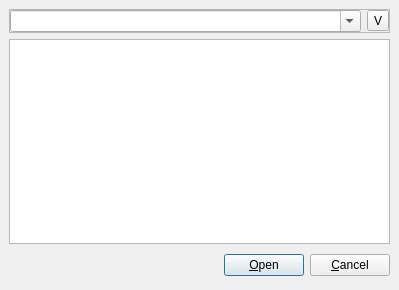
<ui version="4.0" >
 <author></author>
 <comment></comment>
 <exportmacro></exportmacro>
 <class>FileDialog</class>
 <widget class="QDialog" name="FileDialog" >
  <property name="geometry" >
   <rect>
    <x>0</x>
    <y>0</y>
    <width>399</width>
    <height>290</height>
   </rect>
  </property>
  <property name="windowTitle" >
   <string>File Dialog</string>
  </property>
  <layout class="QVBoxLayout" >
   <property name="margin" >
    <number>9</number>
   </property>
   <property name="spacing" >
    <number>6</number>
   </property>
   <item>
    <widget class="QFrame" name="frame" >
     <property name="frameShape" >
      <enum>QFrame::StyledPanel</enum>
     </property>
     <property name="frameShadow" >
      <enum>QFrame::Raised</enum>
     </property>
     <layout class="QHBoxLayout" >
      <property name="margin" >
       <number>0</number>
      </property>
      <property name="spacing" >
       <number>6</number>
      </property>
      <item>
       <widget class="QComboBox" name="comboBox" >
        <property name="editable" >
         <bool>true</bool>
        </property>
       </widget>
      </item>
      <item>
       <widget class="QToolButton" name="switchButton" >
        <property name="text" >
         <string>V</string>
        </property>
       </widget>
      </item>
     </layout>
    </widget>
   </item>
   <item>
    <widget class="QStackedWidget" name="stackedWidget" >
     <property name="currentIndex" >
      <number>2</number>
     </property>
     <widget class="QWidget" name="page" >
      <layout class="QVBoxLayout" >
       <property name="margin" >
        <number>0</number>
       </property>
       <property name="spacing" >
        <number>6</number>
       </property>
       <item>
        <widget class="QTreeView" name="treeView" >
         <property name="selectionMode" >
          <enum>QAbstractItemView::ExtendedSelection</enum>
         </property>
        </widget>
       </item>
      </layout>
     </widget>
     <widget class="QWidget" name="page_3" >
      <layout class="QVBoxLayout" >
       <property name="margin" >
        <number>0</number>
       </property>
       <property name="spacing" >
        <number>6</number>
       </property>
       <item>
        <widget class="QListView" name="listView" >
         <property name="selectionMode" >
          <enum>QAbstractItemView::ExtendedSelection</enum>
         </property>
        </widget>
       </item>
      </layout>
     </widget>
     <widget class="QWidget" name="page_2" >
      <layout class="QVBoxLayout" >
       <property name="margin" >
        <number>0</number>
       </property>
       <property name="spacing" >
        <number>6</number>
       </property>
       <item>
        <widget class="QListView" name="iconView" >
         <property name="selectionMode" >
          <enum>QAbstractItemView::ExtendedSelection</enum>
         </property>
         <property name="viewMode" >
          <enum>QListView::IconMode</enum>
         </property>
         <property name="uniformItemSizes" >
          <bool>true</bool>
         </property>
        </widget>
       </item>
      </layout>
     </widget>
    </widget>
   </item>
   <item>
    <layout class="QHBoxLayout" >
     <property name="margin" >
      <number>0</number>
     </property>
     <property name="spacing" >
      <number>6</number>
     </property>
     <item>
      <spacer>
       <property name="orientation" >
        <enum>Qt::Horizontal</enum>
       </property>
       <property name="sizeHint" >
        <size>
         <width>193</width>
         <height>31</height>
        </size>
       </property>
      </spacer>
     </item>
     <item>
      <widget class="QPushButton" name="openButton" >
       <property name="text" >
        <string>&amp;Open</string>
       </property>
      </widget>
     </item>
     <item>
      <widget class="QPushButton" name="pushButton" >
       <property name="text" >
        <string>&amp;Cancel</string>
       </property>
      </widget>
     </item>
    </layout>
   </item>
  </layout>
 </widget>
 <pixmapfunction></pixmapfunction>
 <resources/>
 <connections>
  <connection>
   <sender>openButton</sender>
   <signal>clicked()</signal>
   <receiver>FileDialog</receiver>
   <slot>accept()</slot>
   <hints>
    <hint type="sourcelabel" >
     <x>389</x>
     <y>263</y>
    </hint>
    <hint type="destinationlabel" >
     <x>96</x>
     <y>254</y>
    </hint>
   </hints>
  </connection>
  <connection>
   <sender>pushButton</sender>
   <signal>clicked()</signal>
   <receiver>FileDialog</receiver>
   <slot>reject()</slot>
   <hints>
    <hint type="sourcelabel" >
     <x>256</x>
     <y>274</y>
    </hint>
    <hint type="destinationlabel" >
     <x>168</x>
     <y>270</y>
    </hint>
   </hints>
  </connection>
 </connections>
</ui>
